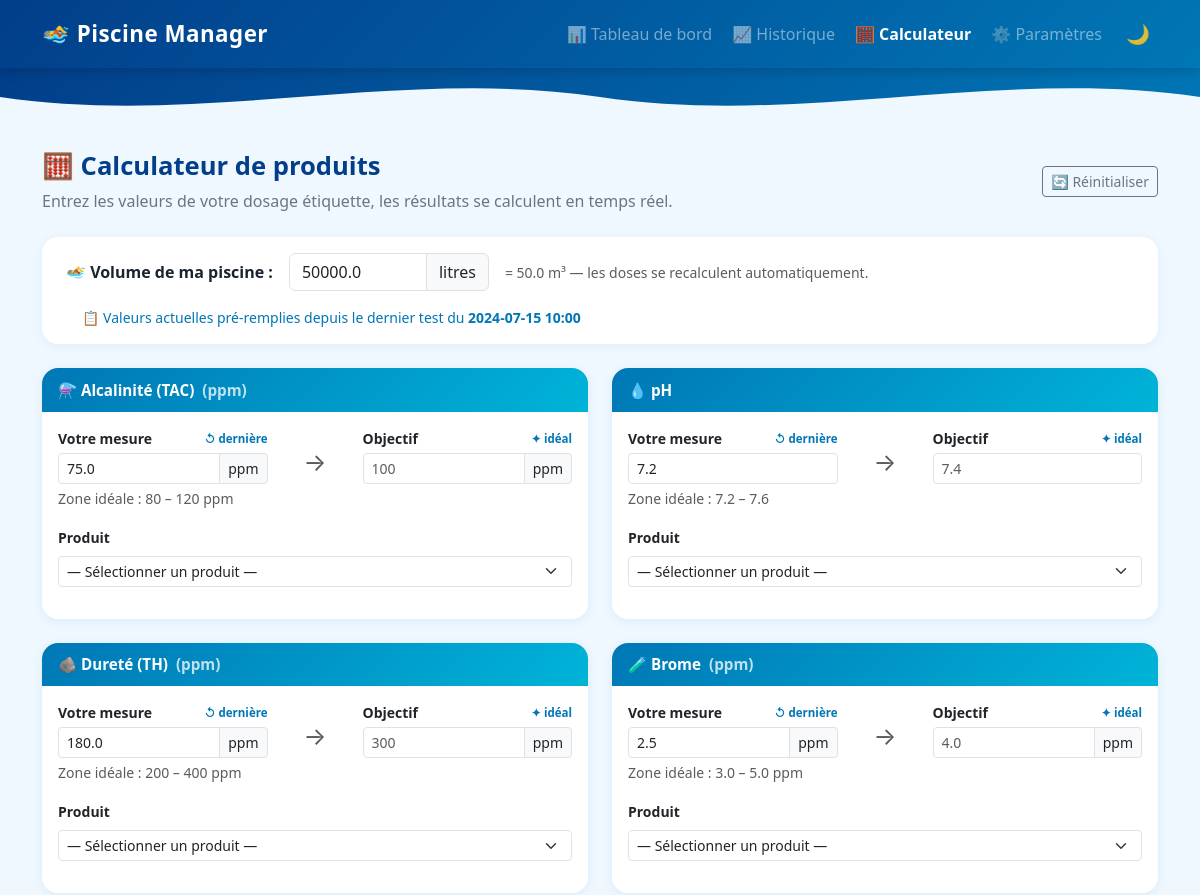
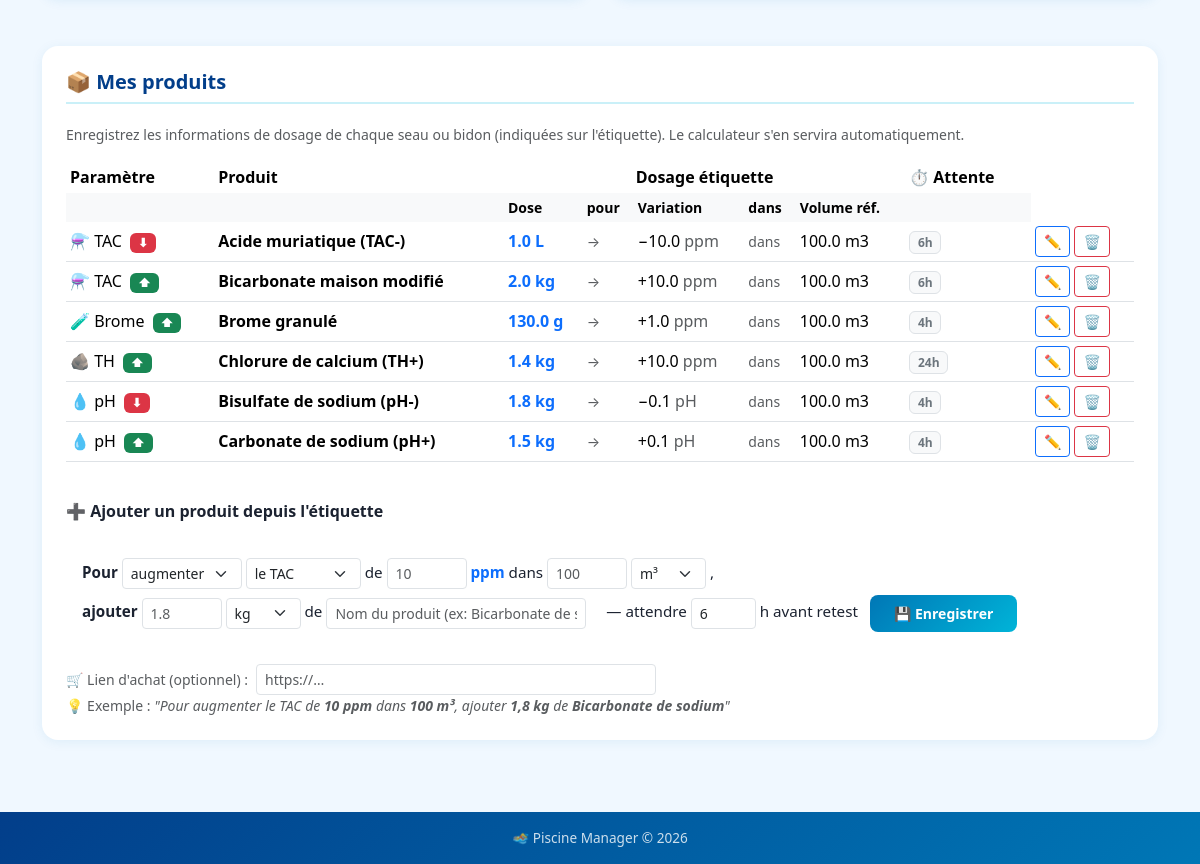
The page /calculator on the database its author committed (2 pictures, top to bottom).
### tables this page shows
CREATE TABLE measurements (
            id           INTEGER PRIMARY KEY AUTOINCREMENT,
            measured_at  TEXT    NOT NULL,
            ph           REAL,
            bromine      REAL,
            hardness     REAL,
            alkalinity   REAL,
            notes        TEXT    DEFAULT '',
            created_at   TEXT    DEFAULT CURRENT_TIMESTAMP
        , temperature REAL);

CREATE TABLE products (
            id               INTEGER PRIMARY KEY AUTOINCREMENT,
            parameter        TEXT    NOT NULL,
            direction        TEXT    NOT NULL DEFAULT 'up',
            name             TEXT    NOT NULL,
            ref_dose         REAL    NOT NULL,
            ref_dose_unit    TEXT    NOT NULL DEFAULT 'kg',
            ref_change       REAL    NOT NULL,
            ref_volume       REAL    NOT NULL,
            ref_volume_unit  TEXT    NOT NULL DEFAULT 'm3'
        , wait_hours  REAL NOT NULL DEFAULT 6);

### app.py (the view)
@app.route('/calculator')
def calculator():
    with get_db() as conn:
        products = [dict(r) for r in conn.execute(
            'SELECT * FROM products ORDER BY parameter, direction, name'
        ).fetchall()]
    s         = get_settings()
    pool_type = s.get('pool_type', 'brome')
    return render_template('calculator.html',
        products=products,
        pool_volume=float(s.get('pool_volume', 50000)),
        ideal=get_ideal_ranges(pool_type),
        last=get_last_measurement(),
    )

### templates/calculator.html (shortened to what this page needs)
{% extends "base.html" %}
{% block content %}
<div class="page-header d-flex align-items-center justify-content-between flex-wrap gap-2">
  <div>
    <h1>🧮 Calculateur de produits</h1>
    <p>Entrez les valeurs de votre dosage étiquette, les résultats se calculent en temps réel.</p>
  </div>
  <button type="button" class="btn btn-outline-secondary btn-sm"
          data-bs-toggle="modal" data-bs-target="#resetCalcModal"
          title="Remettre tous les champs à zéro">
    🔄 Réinitialiser
  </button>
</div>
<div class="settings-section d-flex align-items-center gap-3 flex-wrap mb-4 py-3">
  <span>🏊 <strong>Volume de ma piscine :</strong></span>
  <div class="input-group" style="width:200px;">
    <input type="number" id="pool-volume" class="form-control" value="{{ pool_volume }}" min="100" step="1">
    <span class="input-group-text">litres</span>
  </div>
  <span class="text-muted small">= <span id="pool-volume-m3">{{ (pool_volume/1000)|round(1) }}</span> m³ — les doses se recalculent automatiquement.</span>
  {% if last %}
  <span class="ms-3 small" style="color:var(--blue-mid);">
    📋 Valeurs actuelles pré-remplies depuis le dernier test du <strong>{{ last.measured_at[:16].replace('T',' ') }}</strong>
  </span>
  {% endif %}
</div>
<div class="row g-4 mb-5">
{% set params = [
  ('alkalinity', '⚗️', 'Alcalinité (TAC)', 'ppm',
   ideal.alkalinity.min, ideal.alkalinity.max, ideal.alkalinity.ideal),
  ('ph', '💧', 'pH', '',
   ideal.ph.min, ideal.ph.max, ideal.ph.ideal),
  ('hardness', '🪨', 'Dureté (TH)', 'ppm',
   ideal.hardness.min, ideal.hardness.max, ideal.hardness.ideal),
  ('bromine', '🧪', ideal.bromine.label, 'ppm',
   ideal.bromine.min, ideal.bromine.max, ideal.bromine.ideal),
] %}
{% for key, icon, label, unit, vmin, vmax, videal in params %}
<div class="col-md-6">
  <div class="card calc-card h-100" data-param="{{ key }}">
    <div class="card-header d-flex align-items-center gap-2">
      {{ icon }} {{ label }}{% if unit %} <span class="opacity-75">({{ unit }})</span>{% endif %}
    </div>
    <div class="card-body p-3">
      <div class="row g-2 align-items-end mb-1">
        <div class="col-5">
          <label class="form-label small fw-semibold mb-1 d-flex justify-content-between align-items-center">
            Votre mesure
            {% if last and last[key] is not none %}
            <button type="button" class="btn-ideal btn-last"
                    data-last="{{ last[key] }}" data-param="{{ key }}"
                    title="Utiliser la dernière mesure ({{ last[key] }})">
              ↺ dernière
            </button>
            {% endif %}
          </label>
          <div class="input-group input-group-sm">
            <input type="number" class="form-control calc-current" data-param="{{ key }}"
                   step="{{ '0.1' if key == 'ph' else '1' }}" min="0"
                   placeholder="–"
                   value="{{ last[key] if last and last[key] is not none else '' }}">
            {% if unit %}<span class="input-group-text">{{ unit }}</span>{% endif %}
          </div>
        </div>
        <div class="col-2 text-center pb-1">
          <span class="calc-arrow fs-4 text-muted" data-param="{{ key }}">→</span>
        </div>
        <div class="col-5">
          <label class="form-label small fw-semibold mb-1 d-flex justify-content-between align-items-center">
            Objectif
            <button type="button" class="btn-ideal"
                    data-ideal="{{ videal }}" data-param="{{ key }}"
                    title="Utiliser la valeur idéale ({{ videal }})">
              ✦ idéal
            </button>
          </label>
          <div class="input-group input-group-sm">
            <input type="number" class="form-control calc-target" data-param="{{ key }}"
                   step="{{ '0.1' if key == 'ph' else '1' }}" min="0"
                   placeholder="{{ videal }}">
            {% if unit %}<span class="input-group-text">{{ unit }}</span>{% endif %}
          </div>
        </div>
      </div>
      <div class="form-text mb-3">Zone idéale : {{ vmin }} – {{ vmax }}{% if unit %} {{ unit }}{% endif %}</div>
      <div class="mb-3">
        <label class="form-label small fw-semibold">Produit</label>
        <select class="form-select form-select-sm calc-product" data-param="{{ key }}">
          <option value="">— Sélectionner un produit —</option>
        </select>
      </div>
    </div>
  </div>
</div>
{% endfor %}
</div>
<div id="produits" class="settings-section">
  <h5>📦 Mes produits</h5>
  <p class="text-muted small mb-3">
    Enregistrez les informations de dosage de chaque seau ou bidon
    (indiquées sur l'étiquette). Le calculateur s'en servira automatiquement.
  </p>
  {% if products %}
  <div class="table-responsive mb-4">
    <table class="table table-sm table-hover table-pool align-middle">
      <thead>
        <tr>
          <th>Paramètre</th>
          <th>Produit</th>
          <th colspan="5" class="text-center">Dosage étiquette</th>
          <th>⏱️ Attente</th>
          <th></th>
        </tr>
        <tr class="table-light small text-muted">
          <th></th><th></th>
          <th>Dose</th><th>pour</th><th>Variation</th><th>dans</th><th>Volume réf.</th>
          <th></th><th></th>
        </tr>
      </thead>
      <tbody>
        {% for p in products %}
        {% set plabel = {'alkalinity':'⚗️ TAC','ph':'💧 pH','hardness':'🪨 TH','bromine': '🧪 ' + ideal.bromine.label} %}
        <tr>
          <td>
            {{ plabel[p.parameter] }}
            <span class="badge ms-1 {{ 'bg-success' if p.direction == 'up' else 'bg-danger' }}">
              {{ '⬆' if p.direction == 'up' else '⬇' }}
            </span>
          </td>
          <td class="fw-semibold">{{ p.name }}</td>
          <td class="text-primary fw-bold">{{ p.ref_dose }} {{ p.ref_dose_unit }}</td>
          <td class="text-muted small">→</td>
          <td>
            {{ ('+' if p.direction == 'up' else '−') }}{{ p.ref_change }}
            <span class="text-muted">{{ 'pH' if p.parameter == 'ph' else 'ppm' }}</span>
          </td>
          <td class="text-muted small">dans</td>
          <td>{{ p.ref_volume }} {{ p.ref_volume_unit }}</td>
          <td class="text-nowrap">
            <span class="badge bg-light text-secondary border">{{ p.wait_hours | int }}h</span>
          </td>
          <td>
          </td>
          <td>
            <div class="d-flex gap-1">
              <button type="button" class="btn btn-sm btn-outline-primary btn-edit-product"
                      data-id="{{ p.id }}" title="Modifier">✏️</button>
              <form action="{{ url_for('delete_product', id=p.id) }}" method="post"
                    onsubmit="return confirm('Supprimer « {{ p.name }} » ?')">
                <button type="submit" class="btn btn-sm btn-outline-danger" title="Supprimer">🗑️</button>
              </form>
            </div>
          </td>
        </tr>
        {% endfor %}
      </tbody>
    </table>
  </div>
  {% else %}
  <div class="alert alert-info small mb-4">Aucun produit enregistré. Ajoutez vos produits ci-dessous.</div>
  {% endif %}
  <h6 class="fw-bold mb-3">➕ Ajouter un produit depuis l'étiquette</h6>
  <form action="{{ url_for('add_product') }}" method="post" class="add-product-form">
    <div class="product-phrase p-3 rounded mb-3" class="zone-phrase" style="line-height:2.6; font-size:0.95rem;">
      <span class="fw-semibold">Pour</span>
      <select name="direction" class="form-select form-select-sm d-inline-block phrase-select" style="width:120px;" id="new-direction">
        <option value="up">augmenter</option>
      </select>
      <select name="parameter" class="form-select form-select-sm d-inline-block phrase-select" style="width:115px;" id="new-parameter">
        <option value="alkalinity">le TAC</option>
      </select>
      <span>de</span>
      <input type="number" name="ref_change" class="form-control form-control-sm d-inline-block"
             style="width:80px;" step="0.01" min="0.01" placeholder="10" required>
      <span id="new-change-unit" class="fw-semibold text-primary">ppm</span>
      <span>dans</span>
      <input type="number" name="ref_volume" class="form-control form-control-sm d-inline-block"
             style="width:80px;" step="0.1" min="0.1" placeholder="100" required>
      <select name="ref_volume_unit" class="form-select form-select-sm d-inline-block phrase-select" style="width:75px;">
        <option value="m3">m³</option>
      </select>
      <span>,</span><br>
      <span class="fw-semibold">ajouter</span>
      <input type="number" name="ref_dose" class="form-control form-control-sm d-inline-block"
             style="width:80px;" step="0.001" min="0.001" placeholder="1.8" required>
      <select name="ref_dose_unit" class="form-select form-select-sm d-inline-block phrase-select" style="width:75px;">
        <option value="kg">kg</option>
      </select>
      <span>de</span>
      <input type="text" name="name" class="form-control form-control-sm d-inline-block"
             style="width:260px;" placeholder="Nom du produit (ex: Bicarbonate de sodium)" required>
      <span class="ms-3">— attendre</span>
      <input type="number" name="wait_hours" class="form-control form-control-sm d-inline-block"
             style="width:65px;" step="0.5" min="0.5" max="72" value="6" required>
      <span>h avant retest</span>
      <button type="submit" class="btn btn-pool btn-sm ms-2">💾 Enregistrer</button>
    </div>
    <div class="mt-2 d-flex align-items-center gap-2 flex-wrap">
      <label class="form-label mb-0 text-muted small">🛒 Lien d'achat (optionnel) :</label>
      <input type="url" name="buy_url" class="form-control form-control-sm"
             style="max-width:400px;" placeholder="https://…">
    </div>
    <div class="text-muted small">
      💡 Exemple : <em>"Pour augmenter le TAC de <strong>10 ppm</strong> dans <strong>100 m³</strong>,
      ajouter <strong>1,8 kg</strong> de <strong>Bicarbonate de sodium</strong>"</em>
    </div>
  </form>
</div>
{% endblock %}

### templates/base.html (shortened to what this page needs)
<!DOCTYPE html>
<html lang="fr">
<head>
  <link href="https://cdn.jsdelivr.net/npm/bootstrap@5.3.2/dist/css/bootstrap.min.css" rel="stylesheet">
  <link rel="stylesheet" href="{{ url_for('static', filename='style.css') }}">
</head>
<body>
<nav class="navbar navbar-expand-lg navbar-dark">
  <div class="container">
    <a class="navbar-brand" href="{{ url_for('index') }}">🏊 Piscine Manager</a>
    <div class="collapse navbar-collapse" id="nav">
      <ul class="navbar-nav ms-auto gap-1">
        <li class="nav-item">
          <a class="nav-link {% if request.endpoint == 'index' %}active fw-bold{% endif %}"
             href="{{ url_for('index') }}">
            📊 Tableau de bord
          </a>
        </li>
        <li class="nav-item">
          <a class="nav-link {% if request.endpoint == 'history' %}active fw-bold{% endif %}"
             href="{{ url_for('history') }}">📈 Historique</a>
        </li>
        <li class="nav-item">
          <a class="nav-link {% if request.endpoint == 'calculator' %}active fw-bold{% endif %}"
             href="{{ url_for('calculator') }}">🧮 Calculateur</a>
        </li>
        <li class="nav-item">
          <a class="nav-link {% if request.endpoint == 'settings_page' %}active fw-bold{% endif %}"
             href="{{ url_for('settings_page') }}">⚙️ Paramètres</a>
        </li>
        <li class="nav-item d-flex align-items-center ms-1">
          <button id="theme-toggle" class="nav-link text-white" onclick="toggleDarkMode()" title="Mode sombre / clair" aria-label="Basculer le mode sombre">🌙</button>
        </li>
      </ul>
    </div>
  </div>
</nav>
<div class="wave-wrap">
  <svg viewBox="0 0 1200 60" preserveAspectRatio="none" xmlns="http://www.w3.org/2000/svg">
    <path d="M0,30 C200,60 400,0 600,30 C800,60 1000,0 1200,30 L1200,60 L0,60 Z"
          fill="var(--body-bg)"/>
  </svg>
</div>
<main class="container py-4 flex-grow-1">
  {% block content %}{% endblock %}
</main>
<footer class="footer py-3 mt-4">
  <div class="container text-center">
    🏊 Piscine Manager &copy; {{ current_year }}
  </div>
</footer>
</body>
</html>

### rows shown on the page
measurements: measured_at "2024-07-15 10:00", alkalinity "75.0" "7.2" "180.0" "2.5"
products: parameter "⚗️ TAC", direction "⬇", name "Acide muriatique (TAC-)", ref_dose "1.0", ref_dose_unit "L", direction "−", ref_change "10.0", parameter "ppm", ref_volume "100.0", ref_volume_unit "m3", wait_hours "6"
products: parameter "⚗️ TAC", direction "⬆", name "Bicarbonate maison modifié", ref_dose "2.0", ref_dose_unit "kg", direction "+", ref_change "10.0", parameter "ppm", ref_volume "100.0", ref_volume_unit "m3", wait_hours "6"
products: parameter "🧪 Brome", direction "⬆", name "Brome granulé", ref_dose "130.0", ref_dose_unit "g", direction "+", ref_change "1.0", parameter "ppm", ref_volume "100.0", ref_volume_unit "m3", wait_hours "4"
products: parameter "🪨 TH", direction "⬆", name "Chlorure de calcium (TH+)", ref_dose "1.4", ref_dose_unit "kg", direction "+", ref_change "10.0", parameter "ppm", ref_volume "100.0", ref_volume_unit "m3", wait_hours "24"
products: parameter "💧 pH", direction "⬇", name "Bisulfate de sodium (pH-)", ref_dose "1.8", ref_dose_unit "kg", direction "−", ref_change "0.1", parameter "pH", ref_volume "100.0", ref_volume_unit "m3", wait_hours "4"
products: parameter "💧 pH", direction "⬆", name "Carbonate de sodium (pH+)", ref_dose "1.5", ref_dose_unit "kg", direction "+", ref_change "0.1", parameter "pH", ref_volume "100.0", ref_volume_unit "m3", wait_hours "4"

### other values the page prints
{{ (pool_volume/1000)|round(1) }} "50.0"
{{ icon }} "⚗️" "💧" "🪨" "🧪"
{{ label }} "Alcalinité (TAC)" "pH" "Dureté (TH)" "Brome"
{{ unit }} "ppm" "ppm" "ppm"
{{ vmin }} "80" "7.2" "200" "3.0"
{{ vmax }} "120" "7.6" "400" "5.0"
